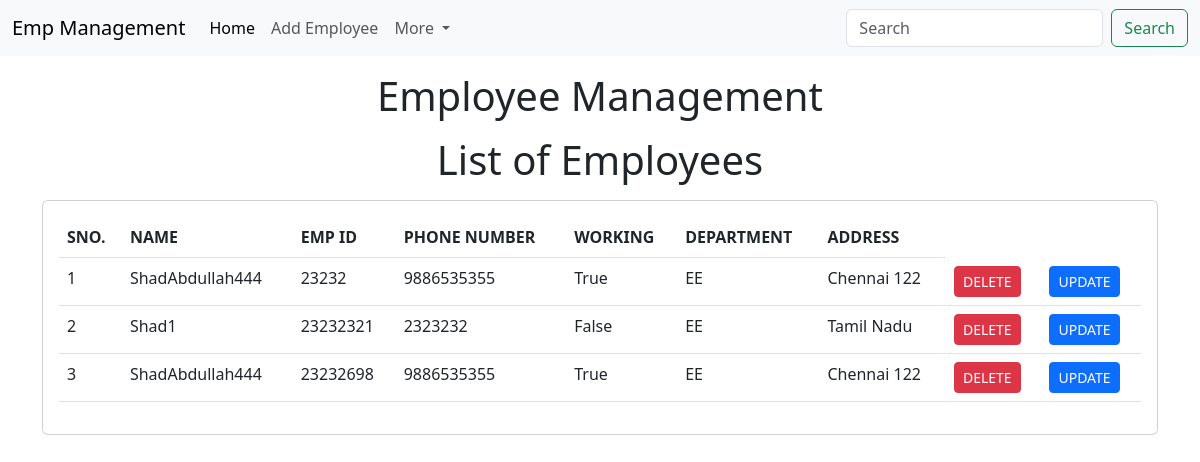
The page /Empl/ on the database its author committed.
### Empl/models.py (models this page shows, shortened)
class Emp(models.Model):
    name=models.CharField(max_length=200)
    emp_id=models.CharField(max_length=200,primary_key=True)
    phone=models.CharField(max_length=10)
    address=models.CharField(max_length=150)
    working=models.BooleanField(default=True)
    department=models.CharField(max_length=10)

### Empl/views.py (the view)
# urls.py: path("",emp_home),
def emp_home(request):
    emp = Emp.objects.all()
    return render(request ,'emp/home.html',{"emp" : emp})

### templates/emp/home.html (shortened to what this page needs)
<!DOCTYPE html>
<html lang="en">
  <head>
    <link
      href="https://cdn.jsdelivr.net/npm/bootstrap@5.3.0-alpha3/dist/css/bootstrap.min.css"
      rel="stylesheet"
    />
  </head>
  <body>
    {% include 'emp/navbar.html' %}
    <h1 class="text-center my-3">Employee Management</h1>
    <h1 class="text-center my-3">List of Employees</h1>
    <div class="container">
      <div class="row">
        <div class="col-md-12">
          <div class="card">
            <div class="card-body">
              <table class="table">
                <thead>
                  <tr>
                    <th>SNO.</th>
                    <th>NAME</th>
                    <th>EMP ID</th>
                    <th>PHONE NUMBER</th>
                    <th>WORKING</th>
                    <th>DEPARTMENT</th>
                    <th>ADDRESS</th>
                  </tr>
                </thead>
                <tbody>
                  {% for e in emp %}
                  <tr>
                    <td>{{forloop.counter}}</td>
                    <td>{{e.name}}</td>
                    <td>{{e.emp_id}}</td>
                    <td>{{e.phone}}</td>
                    <td>{{e.working}}</td>
                    <td>{{e.department}}</td>
                    <td>{{e.address}}</td>
                    <td>
                      <a href="/Empl/delete-emp/{{e.emp_id}}" class="btn-sm btn-danger btn">DELETE</a>
                    </td>
                    <td>
                      <a href="/Empl/update-emp/{{e.emp_id}}"  class="btn-sm btn-primary btn">UPDATE</a>
                    </td>
                  </tr>
                  {% endfor %}
                </tbody>
              </table>
            </div>
          </div>
        </div>
      </div>
    </div>
  </body>
</html>

### templates/emp/navbar.html (shortened to what this page needs)
<nav class="navbar navbar-expand-lg bg-body-tertiary">
  <div class="container-fluid">
    <a class="navbar-brand" href="#">Emp Management</a>
    <div class="collapse navbar-collapse" id="navbarSupportedContent">
      <ul class="navbar-nav me-auto mb-2 mb-lg-0">
        <li class="nav-item">
          <a class="nav-link active" aria-current="page" href="#">Home</a>
        </li>
        <li class="nav-item">
          <a class="nav-link" href="/Empl/add/">Add Employee</a>
        </li>
        <li class="nav-item dropdown">
          <a
            class="nav-link dropdown-toggle"
            href="#"
            role="button"
            data-bs-toggle="dropdown"
            aria-expanded="false"
          >
            More
          </a>
        </li>
      </ul>
      <form class="d-flex" role="search">
        <input
          class="form-control me-2"
          type="search"
          placeholder="Search"
          aria-label="Search"
        />
        <button class="btn btn-outline-success" type="submit">Search</button>
      </form>
    </div>
  </div>
</nav>

### rows shown on the page
Emp: name "ShadAbdullah444", emp_id "23232", phone "9886535355", working "True", department "EE", address "Chennai 122"
Emp: name "Shad1", emp_id "23232321", phone "2323232", working "False", department "EE", address "Tamil Nadu"
Emp: name "ShadAbdullah444", emp_id "23232698", phone "9886535355", working "True", department "EE", address "Chennai 122"
